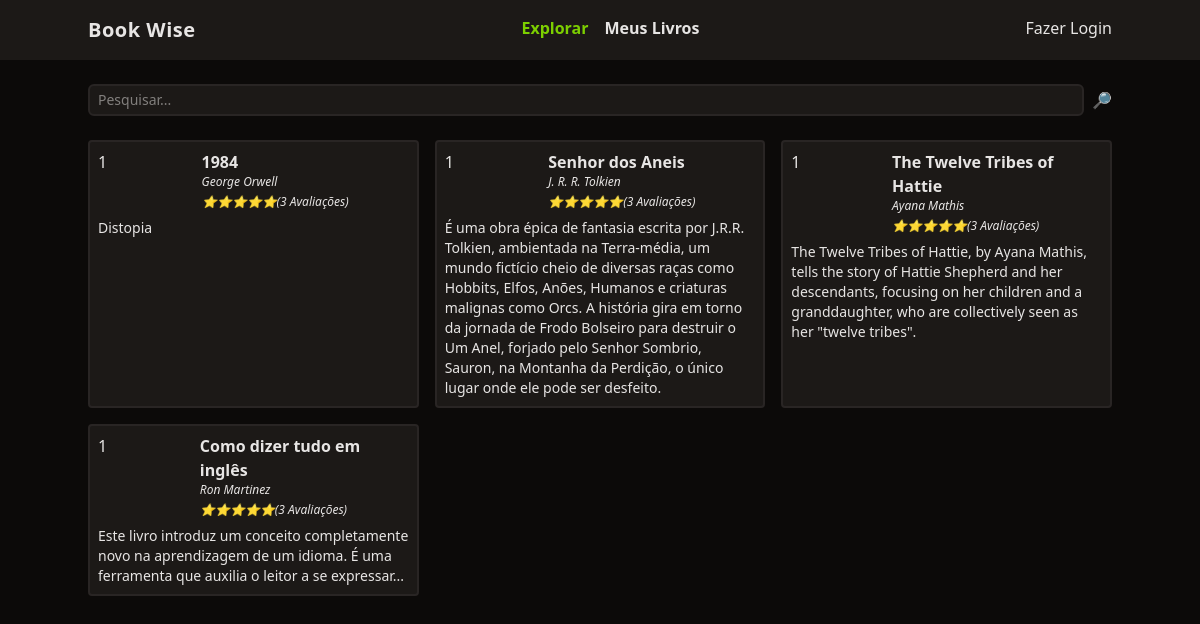
The app's page /, older data.
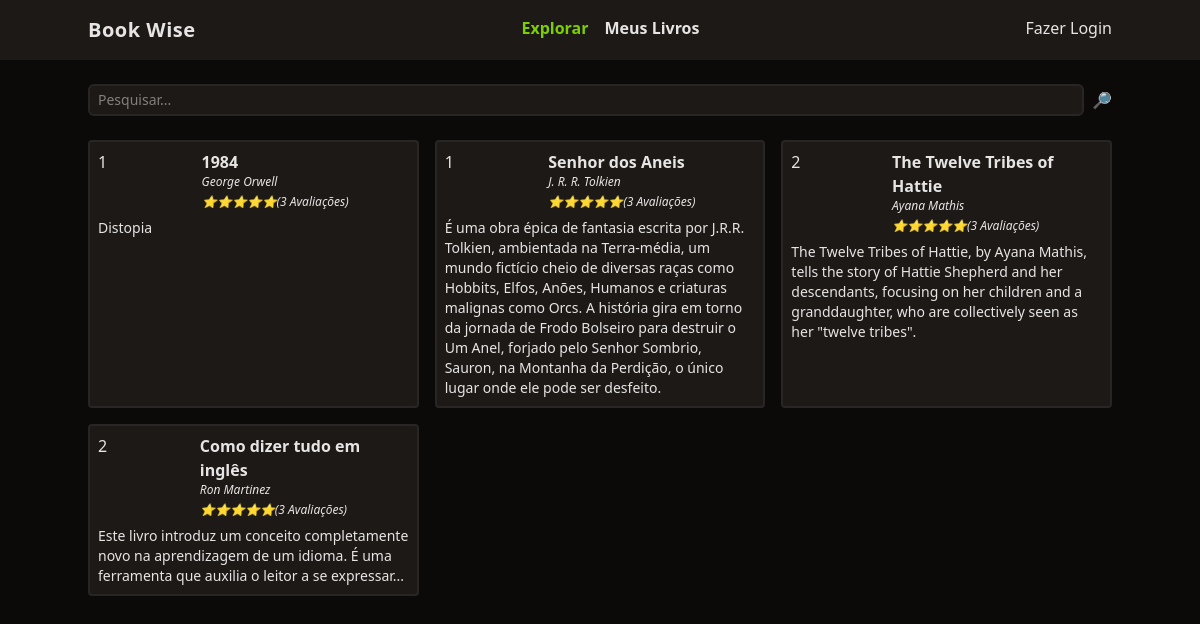
The same page, newer data.
### tables this page shows
CREATE TABLE livros(
  id integer primary key,
  titulo varchar(255),
  autor varchar(100),
  descricao text,
  ano_de_lancamento integer,
  usuario_id integer,
  foreign key (usuario_id) references usuarios(id) on delete cascade
);

### functions.php (called while the page is built, shortened)
<?php
function view($view, $data = []) {
    require 'views/template/app.php';
}

### controllers/index.controller.php (called while the page is built)
<?php
$pesquisar = $_REQUEST['pesquisar'] ?? '';
$livros = $DB->query(
    "SELECT * FROM livros where titulo like :filtro",
    Livro::class,
    ["filtro"=> "%$pesquisar%"])->fetchAll();
view('index', compact('livros'));

### routes.php (called while the page is built, shortened)
<?php
$controller = str_replace('/', '', parse_url($_SERVER['REQUEST_URI'])['path']);
if (!$controller)
    $controller = 'index';
require "controllers/{$controller}.controller.php";

### index.php (called while the page is built, shortened)
<?php
require "functions.php";
$config = require "config.php";
require "database.php";
require "routes.php";

### config.php (called while the page is built)
<?php
    return [
        'database' => [
            'driver' => 'sqlite',
            'database' => 'database.sqlite'
        ],
    ];

### database.php (called while the page is built)
<?php
class DB
{
    private $db;
    public function __construct($config){
        $this->db = new PDO($this->getDsn($config));
    }
    private function getDsn($config){
        $driver = $config["driver"];
        unset($config["driver"]);
        $dsn = $driver .':'. http_build_query($config, '', ';');
        if($driver === 'sqlite') {
            $dsn = $driver .':' . $config['database'];
        }
        return $dsn;
    }
    public function query($query, $class = null, $params = []){
        $prepare = $this->db->prepare($query);
        if ($class) {
            $prepare->setFetchMode(PDO::FETCH_CLASS, $class);
        }
        $prepare->execute($params);
        return $prepare;
    }
}
$DB = new DB($config['database']);

### views/index.view.php (the view)
<form class="w-full flex space-x-2 mt-6">
    <input type="text" name="pesquisar"
        class="border-stone-800 border-2 rounded-md bg-stone-900 text-sm focus:outline-none px-2 py-1 w-full"
        placeholder="Pesquisar..." />
    <button type="submit">🔎</button>
</form>
<section class="grid gap-4 grid-cols-1 md:grid-cols-2 lg:grid-cols-3">
    <?php foreach ($livros as $livro): ?>
        <div class="p-2 rounded border-stone-800 border-2 bg-stone-900">
            <div class="flex">
                <div class="w-1/3"><?= $livro->usuario_id ?></div>
                <div class="space-y-1">
                    <a href="/livro?id=<?= $livro->id ?>" class="font-semibold hover:underline"><?= $livro->titulo ?></a>
                    <div class="text-xs italic"><?= $livro->autor ?></div>
                    <div class="text-xs italic">⭐⭐⭐⭐⭐(3 Avaliações)</div>
                </div>
            </div>
            <div class="text-sm mt-2"><?= $livro->descricao ?></div>
        </div>
    <?php endforeach; ?>
</section>

### views/template/app.php (shortened to what this page needs)
<!DOCTYPE html>
<html lang="en">
<head>
    <script src="https://cdn.jsdelivr.net/npm/@tailwindcss/browser@4"></script>
</head>
<body class="bg-stone-950 text-stone-200">
    <header class="bg-stone-900">
        <nav class="mx-auto max-w-screen-lg flex justify-between py-4">
            <div class="font-bold text-xl tracking-wide">Book Wise</div>
            <ul class="flex space-x-4 font-bold">
                <li><a href="/" class="text-lime-500">Explorar</a></li>
                <li><a href="/meus-livros" class="hover:underline">Meus Livros</a></li>
            </ul>
            <ul>
                <li><a href="/login">Fazer Login</a></li>
            </ul>
        </nav>
    </header>
    <main class="mx-auto max-w-screen-lg space-y-6">
        <?php require "views/{$view}.view.php" ?>
    </main>
</body>
</html>

Row changes from the older to the newer data that the page shows:
changed livros "The Twelve Tribes of Hattie": usuario "1" → "2"
changed livros "Como dizer tudo em inglês": usuario "1" → "2"
